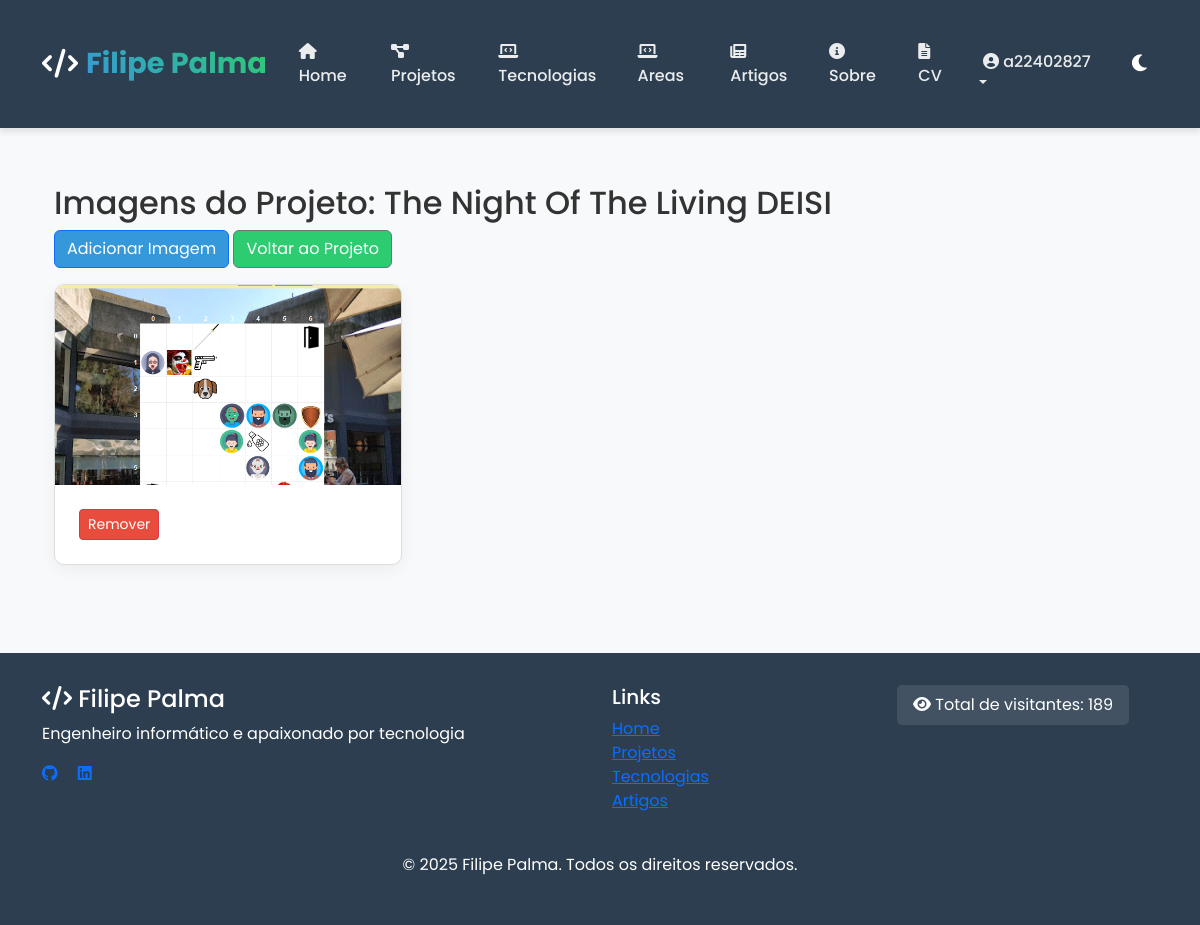
The page /portfolio/projetos/1/imagens/ (signed in) on the database its author committed.
### portfolio/models.py (models this page shows, shortened)
class Projeto(models.Model):
    titulo = models.CharField(max_length=200)
    descricao = models.TextField()
    github = models.URLField()
    video_demo = models.URLField(blank=True)
    disciplina = models.ForeignKey(Disciplina, on_delete=models.CASCADE)
    tecnologias = models.ManyToManyField(Tecnologia)
    conceito = models.TextField()  # conceitos aplicados
    desafios = models.TextField()  # desafios técnicos

class ImagemProjeto(models.Model):
    projeto = models.ForeignKey(Projeto, on_delete=models.CASCADE, related_name='imagens')
    imagem = models.ImageField(upload_to='projetos/')

### portfolio/views.py (the view)
# urls.py: path('projetos/<int:projeto_id>/imagens/', views.imagens_projeto_view, name='imagens_projeto'),
@login_required
@user_passes_test(is_gestor)
def imagens_projeto_view(request, projeto_id):
    projeto = get_object_or_404(Projeto, pk=projeto_id)
    imagens = ImagemProjeto.objects.filter(projeto=projeto)
    return render(request, "portfolio/imagens_projeto.html", {"projeto": projeto, "imagens": imagens})

### portfolio/context_processors.py (called while the page is built)
def visitor_count(request):
    return {
        'visitor_count': Visitor.get_total_count()
    }

### portfolio/models.py (called while the page is built)
    @classmethod
    def get_total_count(cls):
        return cls.objects.count()

    @classmethod
    def get_or_create_visitor(cls, session_key):
        visitor, created = cls.objects.get_or_create(session_key=session_key)
        return visitor

### portfolio/views.py (called while the page is built)
def is_gestor(user):
    return user.is_superuser or user.groups.filter(name='Gestores').exists()

### portfolio/templates/portfolio/imagens_projeto.html (shortened to what this page needs)
{% extends 'portfolio/base.html' %}
{% block content %}
<div class="container mt-4">
    <h2>Imagens do Projeto: {{ projeto.titulo }}</h2>
    <div class="mb-3">
        <a href="{% url 'portfolio:criar_imagem_projeto' projeto.id %}" class="btn btn-primary">Adicionar Imagem</a>
        <a href="{% url 'portfolio:editar_projeto' projeto.id %}" class="btn btn-secondary">Voltar ao Projeto</a>
    </div>
    <div class="row">
        {% for imagem in imagens %}
        <div class="col-md-4 mb-4">
            <div class="card">
                <img src="{{ imagem.imagem.url }}" class="card-img-top" alt="Imagem do Projeto">
                <div class="card-body">
                    <a href="{% url 'portfolio:apagar_imagem_projeto' imagem.id %}" class="btn btn-danger btn-sm">Remover</a>
                </div>
            </div>
        </div>
        {% empty %}
        <div class="col-12">
            <p class="text-center">Nenhuma imagem cadastrada para este projeto.</p>
        </div>
        {% endfor %}
    </div>
</div>
{% endblock %}

### portfolio/templates/portfolio/base.html (shortened to what this page needs)
<!DOCTYPE html>
<html lang="pt">
<head>
  <link href="https://cdn.jsdelivr.net/npm/bootstrap@5.3.0/dist/css/bootstrap.min.css" rel="stylesheet">
  <link rel="stylesheet" href="https://cdnjs.cloudflare.com/ajax/libs/font-awesome/6.0.0/css/all.min.css">
  <link href="https://cdn.jsdelivr.net/npm/aos@2.3.4/dist/aos.css" rel="stylesheet">
  <link href="/static/portfolio/css/style.css" rel="stylesheet">
</head>
<body>
  <header>
    <nav class="navbar navbar-expand-lg navbar-dark">
      <div class="container">
        <a class="navbar-brand" href="{% url 'portfolio:index' %}">
          <i class="fas fa-code"></i><span>Filipe Palma</span>
        </a>
        <div class="collapse navbar-collapse justify-content-between" id="navbarNav">
          <ul class="navbar-nav">
            <li class="nav-item">
              <a class="nav-link" href="{% url 'portfolio:index' %}"><i class="fas fa-home"></i> Home</a>
            </li>
            <li class="nav-item">
              <a class="nav-link" href="{% url 'portfolio:projetos' %}"><i class="fas fa-project-diagram"></i> Projetos</a>
            </li>
            <li class="nav-item">
              <a class="nav-link" href="{% url 'portfolio:tecnologias' %}"><i class="fas fa-laptop-code"></i> Tecnologias</a>
            </li>
            <li class="nav-item">
              <a class="nav-link" href="{% url 'portfolio:areainteresse' %}"><i class="fas fa-laptop-code"></i> Areas</a>
            </li>
            <li class="nav-item">
              <a class="nav-link" href="{% url 'artigos:artigo-list' %}"><i class="fas fa-newspaper"></i> Artigos</a>
            </li>
            <li class="nav-item">
              <a class="nav-link" href="{% url 'portfolio:apresentacao' %}"><i class="fas fa-info-circle"></i> Sobre</a>
            </li>
            <li class="nav-item">
              <a class="nav-link" href="{% url 'portfolio:cv' %}"><i class="fas fa-file-alt"></i> CV</a>
            </li>
          </ul>
          <ul class="navbar-nav">
            {% if user.is_authenticated %}
              <li class="nav-item dropdown">
                <a class="nav-link dropdown-toggle" href="#" id="userDropdown" role="button" data-bs-toggle="dropdown" aria-expanded="false">
                  <i class="fas fa-user-circle"></i> {{ user.username }}
                </a>
              </li>
            {% endif %}
            <li>
              <button id="theme-toggle" class="theme-toggle" title="Alternar tema">
                <i id="theme-toggle-icon" class="fas fa-moon"></i>
              </button>
            </li>
          </ul>
        </div>
      </div>
    </nav>
  </header>
  <main>
    <div class="container">
      {% block content %}{% endblock %}
    </div>
  </main>
  <footer>
    <div class="container">
      <div class="row">
        <div class="col-md-6">
          <h4><i class="fas fa-code"></i> Filipe Palma</h4>
          <p>Engenheiro informático e apaixonado por tecnologia</p>
          <div class="social-icons mt-3">
            <a href="https://github.com/filipe-palma" class="me-3"><i class="fab fa-github"></i></a>
            <a href="https://www.linkedin.com/in/filipe-palma/" class="me-3"><i class="fab fa-linkedin"></i></a>
          </div>
        </div>
        <div class="col-md-3">
          <h5>Links</h5>
          <ul class="list-unstyled">
            <li><a href="{% url 'portfolio:index' %}">Home</a></li>
            <li><a href="{% url 'portfolio:projetos' %}">Projetos</a></li>
            <li><a href="{% url 'portfolio:tecnologias' %}">Tecnologias</a></li>
            <li><a href="{% url 'artigos:artigo-list' %}">Artigos</a></li>
          </ul>
        </div>
        <div class="col-md-3">
          <div class="visitor-counter">
            <i class="fas fa-eye"></i> <span>Total de visitantes: {{ visitor_count }}</span>
          </div>
        </div>
      </div>
      <div class="row mt-4">
        <div class="col-12 text-center">
          <p>&copy; 2025 Filipe Palma. Todos os direitos reservados.</p>
        </div>
      </div>
    </div>
  </footer>
</body>
</html>

### static/portfolio/css/style.css (style rules this page uses)
:root { --primary-color: #3498db; --secondary-color: #2ecc71; --bg-color: #f8f9fa; --text-color: #333; --card-bg: #fff; --header-bg: #2c3e50; --footer-bg: #2c3e50; --border-color: #ddd; --hover-color: #e9ecef; --error-color: #dc3545; }
body { font-family: 'Poppins', sans-serif; background-color: var(--bg-color); color: var(--text-color); transition: all 0.3s ease-in-out; min-height: 100vh; display: flex; flex-direction: column; margin: 0; padding: 0; }
header { background-color: var(--header-bg); color: #fff; padding: 1.5rem 0; box-shadow: 0 4px 6px rgba(0, 0, 0, 0.1); }
.navbar { padding: 0.5rem 1rem; }
.navbar-brand { font-weight: 700; font-size: 1.8rem; color: #fff !important; display: flex; align-items: center; }
.navbar-brand span { background: linear-gradient(45deg, var(--primary-color), var(--secondary-color)); -webkit-background-clip: text; background-clip: text; color: transparent; margin-left: 0.5rem; }
.nav-link { color: rgba(255, 255, 255, 0.9) !important; font-weight: 500; margin: 0 0.5rem; position: relative; transition: color 0.3s; }
.nav-link::after { content: ''; position: absolute; width: 0; height: 2px; bottom: -2px; left: 0; background: linear-gradient(to right, var(--primary-color), var(--secondary-color)); transition: width 0.3s ease; }
main { flex: 1; padding: 2rem 0; }
footer { background-color: var(--footer-bg); color: #fff; padding: 2rem 0; margin-top: auto; }
.theme-toggle { background: none; border: none; color: #fff; cursor: pointer; font-size: 1.2rem; padding: 0.5rem; margin-left: 1rem; }
.card { background-color: var(--card-bg); border-radius: 10px; border: 1px solid var(--border-color); overflow: hidden; transition: all 0.3s ease; margin-bottom: 2rem; box-shadow: 0 5px 15px rgba(0, 0, 0, 0.05); }
.card-img-top { width: 100%; height: 200px; object-fit: cover; }
.card-body { padding: 1.5rem; }
.btn-primary { background-color: var(--primary-color); color: white; }
.btn-secondary { background-color: var(--secondary-color); color: white; }
.btn-danger { background-color: #e74c3c; color: white; }
.visitor-counter { background-color: rgba(255, 255, 255, 0.1); padding: 0.5rem 1rem; border-radius: 5px; display: inline-block; }
.btn { position: relative; overflow: hidden; z-index: 1; }
.btn::before { content: ''; position: absolute; top: 0; left: -100%; width: 100%; height: 100%; background: rgba(255, 255, 255, 0.2); transition: left 0.3s ease; z-index: -1; }

### rows shown on the page
Projeto: titulo "The Night Of The Living DEISI"
ImagemProjeto: imagem (picture)

### other values the page prints
{{ user.username }} "a22402827"
{{ visitor_count }} "189"
